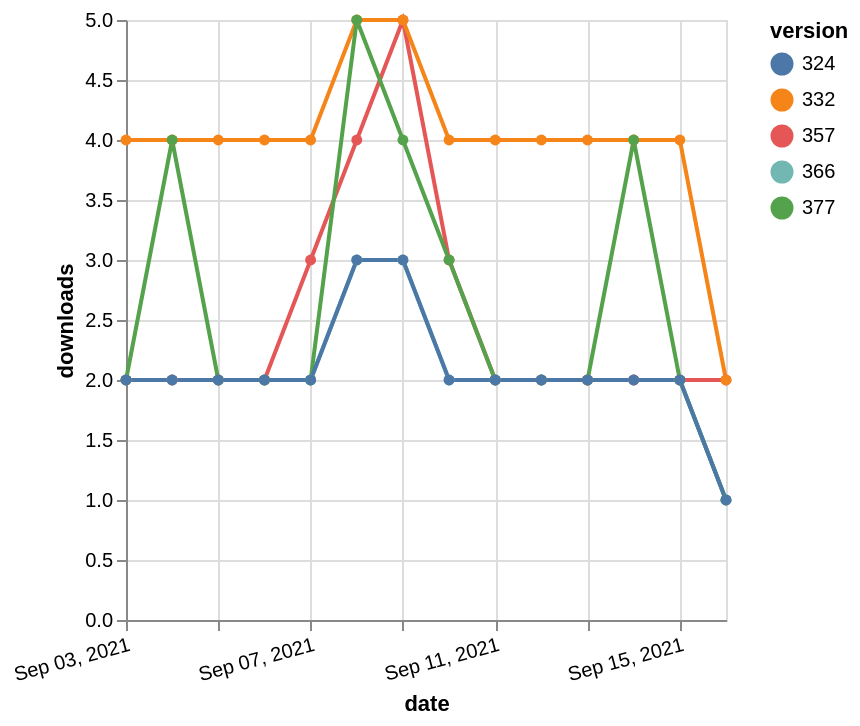

Write the Vega-Lite specification saved for this chart.
### Vega-Lite specification from a JSON file in a GitHub repository (floating-point values rounded to 4 significant figures)
{"$schema": "https://vega.github.io/schema/vega-lite/v5.json", "description": "A simple bar chart with embedded data.", "data": {"values": [{"date": "2021-09-03", "total": 2304, "delta": 2, "version": "366"}, {"date": "2021-09-04", "total": 2306, "delta": 2, "version": "366"}, {"date": "2021-09-05", "total": 2308, "delta": 2, "version": "366"}, {"date": "2021-09-06", "total": 2310, "delta": 2, "version": "366"}, {"date": "2021-09-07", "total": 2312, "delta": 2, "version": "366"}, {"date": "2021-09-08", "total": 2315, "delta": 3, "version": "366"}, {"date": "2021-09-09", "total": 2318, "delta": 3, "version": "366"}, {"date": "2021-09-10", "total": 2320, "delta": 2, "version": "366"}, {"date": "2021-09-11", "total": 2322, "delta": 2, "version": "366"}, {"date": "2021-09-12", "total": 2324, "delta": 2, "version": "366"}, {"date": "2021-09-13", "total": 2326, "delta": 2, "version": "366"}, {"date": "2021-09-14", "total": 2328, "delta": 2, "version": "366"}, {"date": "2021-09-15", "total": 2330, "delta": 2, "version": "366"}, {"date": "2021-09-16", "total": 2331, "delta": 1, "version": "366"}, {"date": "2021-09-03", "total": 2879, "delta": 2, "version": "357"}, {"date": "2021-09-04", "total": 2881, "delta": 2, "version": "357"}, {"date": "2021-09-05", "total": 2883, "delta": 2, "version": "357"}, {"date": "2021-09-06", "total": 2885, "delta": 2, "version": "357"}, {"date": "2021-09-07", "total": 2888, "delta": 3, "version": "357"}, {"date": "2021-09-08", "total": 2892, "delta": 4, "version": "357"}, {"date": "2021-09-09", "total": 2897, "delta": 5, "version": "357"}, {"date": "2021-09-10", "total": 2900, "delta": 3, "version": "357"}, {"date": "2021-09-11", "total": 2902, "delta": 2, "version": "357"}, {"date": "2021-09-12", "total": 2904, "delta": 2, "version": "357"}, {"date": "2021-09-13", "total": 2906, "delta": 2, "version": "357"}, {"date": "2021-09-14", "total": 2908, "delta": 2, "version": "357"}, {"date": "2021-09-15", "total": 2910, "delta": 2, "version": "357"}, {"date": "2021-09-16", "total": 2912, "delta": 2, "version": "357"}, {"date": "2021-09-03", "total": 4906, "delta": 4, "version": "332"}, {"date": "2021-09-04", "total": 4910, "delta": 4, "version": "332"}, {"date": "2021-09-05", "total": 4914, "delta": 4, "version": "332"}, {"date": "2021-09-06", "total": 4918, "delta": 4, "version": "332"}, {"date": "2021-09-07", "total": 4922, "delta": 4, "version": "332"}, {"date": "2021-09-08", "total": 4927, "delta": 5, "version": "332"}, {"date": "2021-09-09", "total": 4932, "delta": 5, "version": "332"}, {"date": "2021-09-10", "total": 4936, "delta": 4, "version": "332"}, {"date": "2021-09-11", "total": 4940, "delta": 4, "version": "332"}, {"date": "2021-09-12", "total": 4944, "delta": 4, "version": "332"}, {"date": "2021-09-13", "total": 4948, "delta": 4, "version": "332"}, {"date": "2021-09-14", "total": 4952, "delta": 4, "version": "332"}, {"date": "2021-09-15", "total": 4956, "delta": 4, "version": "332"}, {"date": "2021-09-16", "total": 4958, "delta": 2, "version": "332"}, {"date": "2021-09-03", "total": 2100, "delta": 2, "version": "377"}, {"date": "2021-09-04", "total": 2104, "delta": 4, "version": "377"}, {"date": "2021-09-05", "total": 2106, "delta": 2, "version": "377"}, {"date": "2021-09-06", "total": 2108, "delta": 2, "version": "377"}, {"date": "2021-09-07", "total": 2110, "delta": 2, "version": "377"}, {"date": "2021-09-08", "total": 2115, "delta": 5, "version": "377"}, {"date": "2021-09-09", "total": 2119, "delta": 4, "version": "377"}, {"date": "2021-09-10", "total": 2122, "delta": 3, "version": "377"}, {"date": "2021-09-11", "total": 2124, "delta": 2, "version": "377"}, {"date": "2021-09-12", "total": 2126, "delta": 2, "version": "377"}, {"date": "2021-09-13", "total": 2128, "delta": 2, "version": "377"}, {"date": "2021-09-14", "total": 2132, "delta": 4, "version": "377"}, {"date": "2021-09-15", "total": 2134, "delta": 2, "version": "377"}, {"date": "2021-09-16", "total": 2135, "delta": 1, "version": "377"}, {"date": "2021-09-03", "total": 2602, "delta": 2, "version": "324"}, {"date": "2021-09-04", "total": 2604, "delta": 2, "version": "324"}, {"date": "2021-09-05", "total": 2606, "delta": 2, "version": "324"}, {"date": "2021-09-06", "total": 2608, "delta": 2, "version": "324"}, {"date": "2021-09-07", "total": 2610, "delta": 2, "version": "324"}, {"date": "2021-09-08", "total": 2613, "delta": 3, "version": "324"}, {"date": "2021-09-09", "total": 2616, "delta": 3, "version": "324"}, {"date": "2021-09-10", "total": 2618, "delta": 2, "version": "324"}, {"date": "2021-09-11", "total": 2620, "delta": 2, "version": "324"}, {"date": "2021-09-12", "total": 2622, "delta": 2, "version": "324"}, {"date": "2021-09-13", "total": 2624, "delta": 2, "version": "324"}, {"date": "2021-09-14", "total": 2626, "delta": 2, "version": "324"}, {"date": "2021-09-15", "total": 2628, "delta": 2, "version": "324"}, {"date": "2021-09-16", "total": 2629, "delta": 1, "version": "324"}]}, "width": "container", "mark": {"type": "line", "point": {"filled": true}}, "encoding": {"x": {"field": "date", "type": "temporal", "timeUnit": "yearmonthdate", "title": "date", "axis": {"labelAngle": -15}}, "y": {"field": "delta", "type": "quantitative", "title": "downloads"}, "color": {"field": "version", "type": "nominal"}, "tooltip": {"field": "delta"}}}
